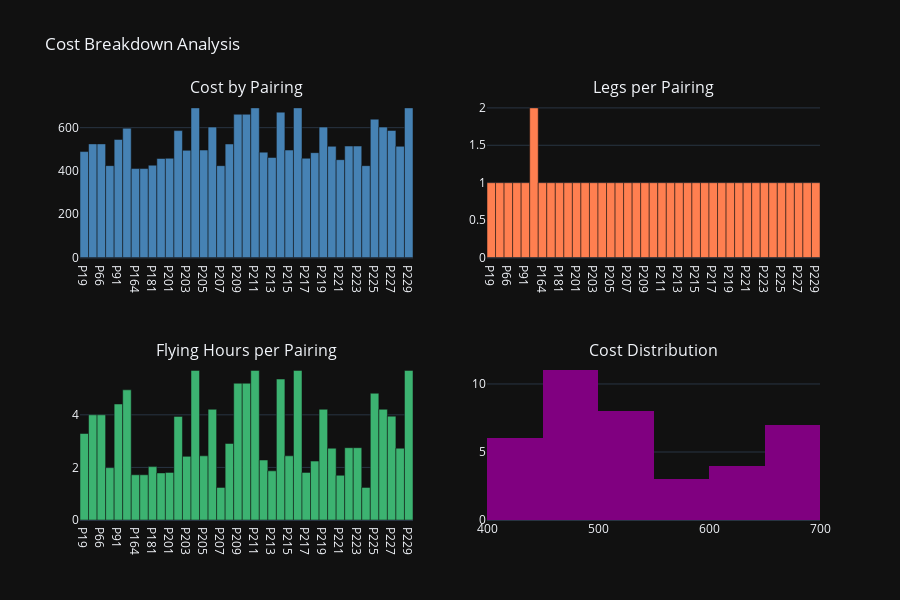

The cell this chart's notebook holds for it:
### Code cell
# Cell 13: Visualization 3 - Cost Breakdown by Pairing

def create_cost_breakdown(pairings, selected_indices):
    """Create a bar chart showing cost breakdown by pairing."""
    selected_pairings = [pairings[i] for i in selected_indices]
    
    pairing_ids = [f"P{p['pairing_id']}" for p in selected_pairings]
    costs = [p['cost'] for p in selected_pairings]
    num_legs = [p['num_legs'] for p in selected_pairings]
    flying_hours = [p['total_flying_hours'] for p in selected_pairings]
    
    fig = make_subplots(rows=2, cols=2,
                        subplot_titles=('Cost by Pairing', 'Legs per Pairing',
                                       'Flying Hours per Pairing', 'Cost Distribution'))
    
    # Cost bar chart
    fig.add_trace(go.Bar(x=pairing_ids, y=costs, name='Cost ($)',
                        marker_color='steelblue'), row=1, col=1)
    
    # Legs bar chart
    fig.add_trace(go.Bar(x=pairing_ids, y=num_legs, name='Legs',
                        marker_color='coral'), row=1, col=2)
    
    # Flying hours bar chart
    fig.add_trace(go.Bar(x=pairing_ids, y=flying_hours, name='Hours',
                        marker_color='mediumseagreen'), row=2, col=1)
    
    # Cost histogram
    fig.add_trace(go.Histogram(x=costs, nbinsx=10, name='Cost Dist',
                              marker_color='purple'), row=2, col=2)
    
    fig.update_layout(height=600, title_text='Cost Breakdown Analysis', showlegend=False)
    return fig

fig_cost = create_cost_breakdown(pairings, milp_result['selected_pairings'])
fig_cost.show()

### Figure 1 — Plotly figure (JSON) as saved in the notebook; plotly's stock layout.template omitted (floating-point values rounded to 4 significant figures)
{"data": [{"marker": {"color": "steelblue"}, "name": "Cost ($)", "x": ["P19", "P49", "P66", "P90", "P91", "P154", "P164", "P177", "P181", "P200", "P201", "P202", "P203", "P204", "P205", "P206", "P207", "P208", "P209", "P210", "P211", "P212", "P213", "P214", "P215", "P216", "P217", "P218", "P219", "P220", "P221", "P222", "P223", "P224", "P225", "P226", "P227", "P228", "P229"], "y": [489.5, 525.0, 525.0, 424.5, 545.5, 597.5, 411.0, 411.0, 426.5, 457.4, 458.6, 586.4, 495.2, 691.4, 496.4, 602.6, 424.4, 524.6, 662.0, 662.0, 691.4, 486.8, 462.2, 671.6, 496.4, 691.4, 458.6, 484.4, 602.6, 513.8, 452.0, 515.0, 515.0, 424.4, 639.2, 602.6, 587.0, 513.8, 691.4], "type": "bar", "xaxis": "x", "yaxis": "y"}, {"marker": {"color": "coral"}, "name": "Legs", "x": ["P19", "P49", "P66", "P90", "P91", "P154", "P164", "P177", "P181", "P200", "P201", "P202", "P203", "P204", "P205", "P206", "P207", "P208", "P209", "P210", "P211", "P212", "P213", "P214", "P215", "P216", "P217", "P218", "P219", "P220", "P221", "P222", "P223", "P224", "P225", "P226", "P227", "P228", "P229"], "y": [1, 1, 1, 1, 1, 2, 1, 1, 1, 1, 1, 1, 1, 1, 1, 1, 1, 1, 1, 1, 1, 1, 1, 1, 1, 1, 1, 1, 1, 1, 1, 1, 1, 1, 1, 1, 1, 1, 1], "type": "bar", "xaxis": "x2", "yaxis": "y2"}, {"marker": {"color": "mediumseagreen"}, "name": "Hours", "x": ["P19", "P49", "P66", "P90", "P91", "P154", "P164", "P177", "P181", "P200", "P201", "P202", "P203", "P204", "P205", "P206", "P207", "P208", "P209", "P210", "P211", "P212", "P213", "P214", "P215", "P216", "P217", "P218", "P219", "P220", "P221", "P222", "P223", "P224", "P225", "P226", "P227", "P228", "P229"], "y": [3.29, 4.0, 4.0, 1.99, 4.41, 4.95, 1.72, 1.72, 2.03, 1.79, 1.81, 3.94, 2.42, 5.69, 2.44, 4.21, 1.24, 2.91, 5.2, 5.2, 5.69, 2.28, 1.87, 5.36, 2.44, 5.69, 1.81, 2.24, 4.21, 2.73, 1.7, 2.75, 2.75, 1.24, 4.82, 4.21, 3.95, 2.73, 5.69], "type": "bar", "xaxis": "x3", "yaxis": "y3"}, {"marker": {"color": "purple"}, "name": "Cost Dist", "nbinsx": 10, "x": [489.5, 525.0, 525.0, 424.5, 545.5, 597.5, 411.0, 411.0, 426.5, 457.4, 458.6, 586.4, 495.2, 691.4, 496.4, 602.6, 424.4, 524.6, 662.0, 662.0, 691.4, 486.8, 462.2, 671.6, 496.4, 691.4, 458.6, 484.4, 602.6, 513.8, 452.0, 515.0, 515.0, 424.4, 639.2, 602.6, 587.0, 513.8, 691.4], "type": "histogram", "xaxis": "x4", "yaxis": "y4"}], "layout": {"xaxis": {"anchor": "y", "domain": [0.0, 0.45]}, "yaxis": {"anchor": "x", "domain": [0.625, 1.0]}, "xaxis2": {"anchor": "y2", "domain": [0.55, 1.0]}, "yaxis2": {"anchor": "x2", "domain": [0.625, 1.0]}, "xaxis3": {"anchor": "y3", "domain": [0.0, 0.45]}, "yaxis3": {"anchor": "x3", "domain": [0.0, 0.375]}, "xaxis4": {"anchor": "y4", "domain": [0.55, 1.0]}, "yaxis4": {"anchor": "x4", "domain": [0.0, 0.375]}, "annotations": [{"font": {"size": 16}, "showarrow": false, "text": "Cost by Pairing", "x": 0.225, "xanchor": "center", "xref": "paper", "y": 1.0, "yanchor": "bottom", "yref": "paper"}, {"font": {"size": 16}, "showarrow": false, "text": "Legs per Pairing", "x": 0.775, "xanchor": "center", "xref": "paper", "y": 1.0, "yanchor": "bottom", "yref": "paper"}, {"font": {"size": 16}, "showarrow": false, "text": "Flying Hours per Pairing", "x": 0.225, "xanchor": "center", "xref": "paper", "y": 0.375, "yanchor": "bottom", "yref": "paper"}, {"font": {"size": 16}, "showarrow": false, "text": "Cost Distribution", "x": 0.775, "xanchor": "center", "xref": "paper", "y": 0.375, "yanchor": "bottom", "yref": "paper"}], "title": {"text": "Cost Breakdown Analysis"}, "height": 600, "showlegend": false}}
